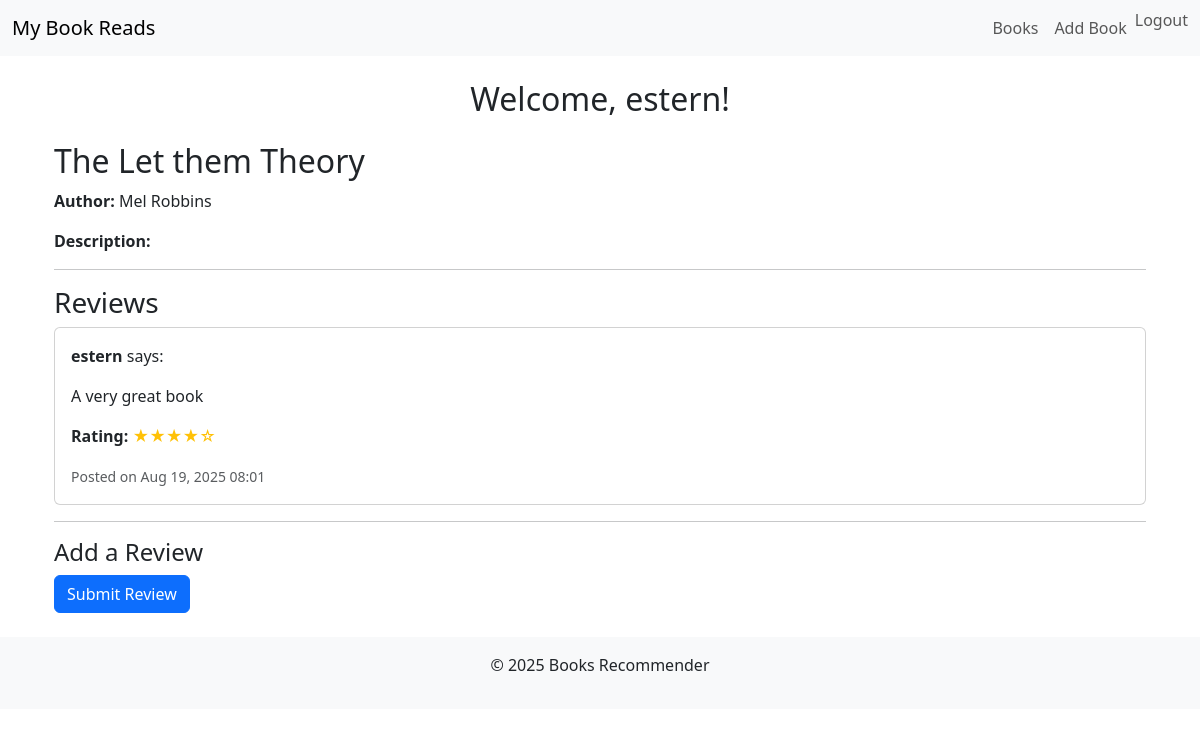
The app's page /books/3/ (signed in) with its own data.
### books/models.py (models this page shows, shortened)
class Book(models.Model):
    STATUS_CHOICES = (
        ('reading', 'Currently Reading'),
        ('completed', 'Completed'),
        ('want_to_read', 'Want to Read'),
    )
    user = models.ForeignKey(User, on_delete=models.CASCADE, related_name='books')
    title = models.CharField(max_length=255)
    author = models.CharField(max_length=255)
    isbn = models.CharField(max_length=13, db_index=True, blank=True)
    total_pages = models.PositiveIntegerField(null=True, blank=True)
    current_page = models.PositiveIntegerField(default=0)
    status = models.CharField(
        max_length=20,
        choices=STATUS_CHOICES,
        default='want_to_read'
    )
    date_added = models.DateTimeField(auto_now_add=True)
    last_updated = models.DateTimeField(auto_now=True)
    class Meta:
        ordering = ['-date_added']
        unique_together = ['user', 'title', 'author']
        verbose_name = 'Book'

class Review(models.Model):
    RATING_CHOICES = [
        (1, '★'),
        (2, '★★'),
        (3, '★★★'),
        (4, '★★★★'),
        (5, '★★★★★'),
    ]
    book= models.ForeignKey(Book, on_delete=models.CASCADE, related_name='reviews')
    user = models.ForeignKey(User, on_delete=models.CASCADE, related_name='reviews')
    rating = models.PositiveIntegerField(
        choices=RATING_CHOICES,
        validators=[MinValueValidator(1), MaxValueValidator(5)]
    )
    review = models.TextField(blank=True, null=True)
    created_at= models.DateTimeField(auto_now_add=True)
    def stars(self):
        return '★' * self.rating + '☆' * (5 - self.rating)
    class Meta:
        unique_together = ['book', 'user']
        ordering = ['-created_at']

### books/views.py (the view)
# urls.py: path("books/<int:pk>/", BookDetailView.as_view(), name="book_detail"),
class BookDetailView(DetailView):
    model = Book
    template_name = "books/book_detail.html"
    context_object_name = "book"
    def get_context_data(self, **kwargs):
        context = super().get_context_data(**kwargs)
        context['reviews'] = Review.objects.filter(book=self.object)
        return context
    def get_object(self, queryset=None):
        book = super().get_object(queryset)
        return book

### books/templates/books/book_detail.html (shortened to what this page needs)
{% extends "books/base.html" %}
{% block content %}
<div class="container mt-4">
    <h2>{{ book.title }}</h2>
    <p><strong>Author:</strong> {{ book.author }}</p>
    <p><strong>Description:</strong> {{ book.description }}</p>
    <hr>
    <h3>Reviews</h3>
    {% if book.reviews.exists %}
        {% for review in book.reviews.all %}
            <div class="card mb-2">
                <div class="card-body">
                    <p>
                        <strong>
                            {% if review.user %}
                                {{ review.user.username }}
                            {% else %}
                                Anonymous
                            {% endif %}
                        </strong> says:
                    </p>
                    <p>{{ review.review}}</p>
                  <p><strong>Rating:</strong> <span class="text-warning">{{ review.stars }}</span></p>
                    <small class="text-muted">Posted on {{ review.created_at|date:"M d, Y H:i" }}</small>
                </div>
            </div>
        {% endfor %}
    {% else %}
        <p>No reviews yet. Be the first to review this book!</p>
    {% endif %}
    {% if user.is_authenticated %}
        <hr>
        <h4>Add a Review</h4>
        <form method="post" action="{% url 'add_review' book.pk %}">
            <button type="submit" class="btn btn-primary">Submit Review</button>
        </form>
    {% else %}
        <p>
            <a href="{% url 'login' %}?next={{ request.path }}">Log in</a> to add a review.
        </p>
    {% endif %}
</div>
{% endblock %}

### books/templates/books/base.html (shortened to what this page needs)
<!DOCTYPE html>
<html lang="en">
<head>
    {% load static %}
    <link href="https://cdn.jsdelivr.net/npm/bootstrap@5.3.2/dist/css/bootstrap.min.css" rel="stylesheet">
    <link rel="stylesheet" href="{% static 'books/styles.css' %}">
</head>
<body>
    <nav class="navbar navbar-expand-lg navbar-light bg-light mb-4">
        <div class="container-fluid">
            <a class="navbar-brand" href="{% url 'book_list' %}">My Book Reads</a>
            <div class="collapse navbar-collapse" id="navbarNav">
                <ul class="navbar-nav ms-auto">
                    <li class="nav-item">
                        <a class="nav-link" href="{% url 'book_list' %}">Books</a>
                    </li>
                    {% if user.is_authenticated %}
                        <li class="nav-item">
                            <a class="nav-link" href="{% url 'book-add' %}">Add Book</a>
                        </li>
                        <li class="nav-item">
                            <form method="post" action="{% url 'logout' %}" class="d-inline">
                                <button type="submit" class="btn btn-link nav-link" style="padding:0;">Logout</button>
                            </form>
                        </li>
                    {% endif %}
                </ul>
            </div>
        </div>
    </nav>
{% if user.is_authenticated %}
    <h2 class="text-center mb-4">
        Welcome, {{ user.username }}!
    </h2>
{% else %}
    <h2 class="text-center mb-4">
        Welcome, Guest!
    </h2>
{% endif %}
    <main class="container">
        {% block content %}
        {% endblock %}
    </main>
    <footer class="bg-light text-center py-3 mt-4">
        <p>&copy; {{ year|default:2025 }} Books Recommender</p>
    </footer>
</body>
</html>

### records on screen
Book: title "The Let them Theory", author "Mel Robbins"
Review: user.username "estern", review "A very great book", stars "★★★★☆", created_at "Aug 19, 2025 08:01"

### other values on screen
{{ user.username }} "estern"
{{ year|default:2025 }} "2025"
